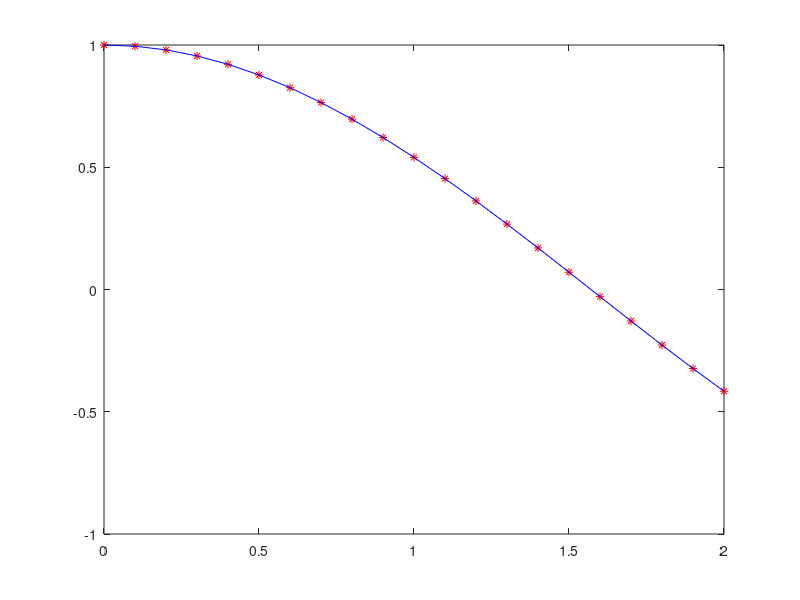

Source code (MATLAB): (Note: this script raises an error after producing the figure.)
clc 
clear 
close all 

t = 0:0.1:2 ;

x1 = cos(t);
x2 = sin (t+(pi/2));

plot (t , x1 , "r*")
hold
plot (t , x2 , "b-")



fp = 2/3 *4
x_t = 3 * cos()
